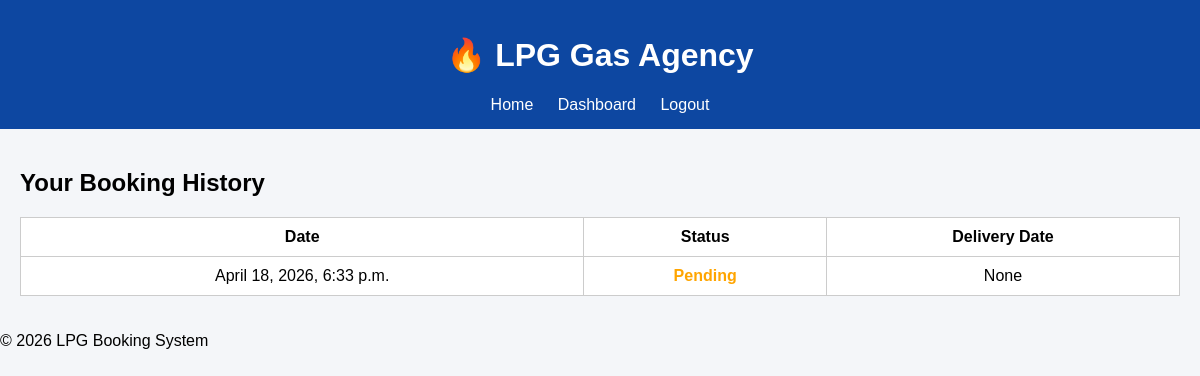
The app's page /history/ (signed in) with its own data.
### booking/models.py (models this page shows, shortened)
class Booking(models.Model):
    user = models.ForeignKey(User, on_delete=models.CASCADE)
    address = models.TextField()
    booking_date = models.DateTimeField(auto_now_add=True)
    delivery_date = models.DateTimeField(null=True, blank=True)
    price = models.IntegerField(default=1100)  # ₹ price
    status = models.CharField(
        max_length=20,
        default='Pending',
        choices=[
            ('Pending', 'Pending'),
            ('Dispatched', 'Dispatched'),
            ('Delivered', 'Delivered'),
        ]
    )

### booking/views.py (the view)
# urls.py: path('history/', booking_history, name='history'),
@login_required(login_url='/')
def booking_history(request):
    bookings = Booking.objects.filter(user=request.user)
    return render(request, 'history.html', {'bookings': bookings})

### booking/templates/history.html
{% extends 'base.html' %}
{% block content %}
<h2>Your Booking History</h2>
<table>
    <tr>
        <th>Date</th>
        <th>Status</th>
        <th>Delivery Date</th>
    </tr>
    {% for booking in bookings %}
    <tr>
        <td>{{ booking.booking_date }}</td>
        <td class="{{ booking.status|lower }}">{{ booking.status }}</td>
        <td>{{ booking.delivery_date }}</td>
    </tr>
    {% endfor %}
</table>
{% endblock %}

### booking/templates/base.html (style rules this page uses)
body { margin: 0; font-family: Arial, sans-serif; background: #f4f6f9; }
.pending { color: orange; font-weight: bold; }
table { width: 100%; border-collapse: collapse; background: white; }
th, td { padding: 10px; border: 1px solid #ccc; text-align: center; }
.pending { color: orange; }

### records on screen
Booking: booking_date "April 18, 2026, 6:33 p.m.", status "Pending", delivery_date "None"
